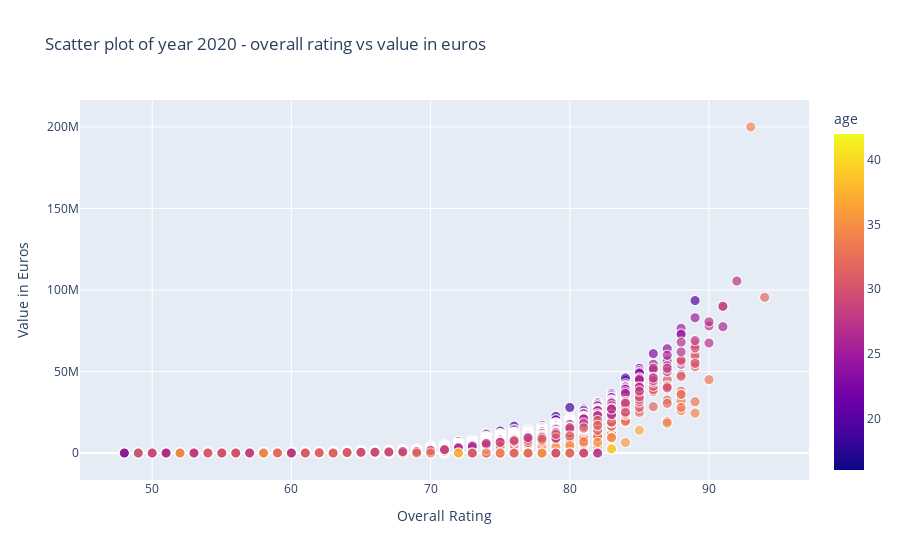

The code cell stored with this chart in its notebook:
### Code cell
df['dummy_column_for_size'] = 1     
# added dummy col for size with val 1 or create a diff series for size with val 1
# then use size_max with size 
px.scatter(data_frame=df,x='overall',y='value_eur',color='age',
            size='dummy_column_for_size',size_max=10,
            hover_data={'dummy_column_for_size':False},
            hover_name='short_name',
            title='Scatter plot of year 2020 - overall rating vs value in euros',
            labels={'overall':'Overall Rating','value_eur':'Value in Euros','short_name':'Player'}
)

### Figure 1 — Plotly figure (JSON) as saved in the notebook; plotly's stock layout.template omitted (floating-point values rounded to 4 significant figures; data arrays with more than 128 entries replaced by an {"elided": "..."} marker saying what was removed)
{"data": [{"customdata": {"elided": "18278x1 int values"}, "hovertemplate": "<b>%{hovertext}</b><br><br>Overall Rating=%{x}<br>Value in Euros=%{y}<br>age=%{marker.color}<extra></extra>", "hovertext": {"elided": "18278 str values"}, "legendgroup": "", "marker": {"color": {"elided": "18278 int values"}, "coloraxis": "coloraxis", "size": {"elided": "18278 int values"}, "sizemode": "area", "sizeref": 0.01, "symbol": "circle"}, "mode": "markers", "name": "", "showlegend": false, "type": "scattergl", "x": {"elided": "18278 int values"}, "xaxis": "x", "y": {"elided": "18278 int values"}, "yaxis": "y"}], "layout": {"coloraxis": {"colorbar": {"title": {"text": "age"}}, "colorscale": [[0, "#0d0887"], [0.1111, "#46039f"], [0.2222, "#7201a8"], [0.3333, "#9c179e"], [0.4444, "#bd3786"], [0.5556, "#d8576b"], [0.6667, "#ed7953"], [0.7778, "#fb9f3a"], [0.8889, "#fdca26"], [1, "#f0f921"]]}, "legend": {"itemsizing": "constant", "tracegroupgap": 0}, "title": {"text": "Scatter plot of year 2020 - overall rating vs value in euros"}, "xaxis": {"anchor": "y", "domain": [0, 1], "title": {"text": "Overall Rating"}}, "yaxis": {"anchor": "x", "domain": [0, 1], "title": {"text": "Value in Euros"}}}}
